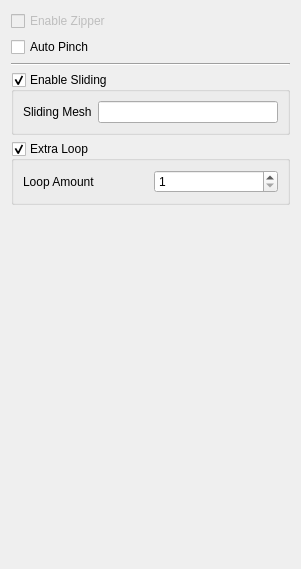
<?xml version="1.0" encoding="UTF-8"?>
<ui version="4.0">
 <class>Form</class>
 <widget class="QWidget" name="Form">
  <property name="geometry">
   <rect>
    <x>0</x>
    <y>0</y>
    <width>301</width>
    <height>569</height>
   </rect>
  </property>
  <property name="windowTitle">
   <string>Form</string>
  </property>
  <layout class="QGridLayout" name="gridLayout_5">
   <item row="0" column="0">
    <widget class="QCheckBox" name="checkBox_enable_zipper">
     <property name="enabled">
      <bool>false</bool>
     </property>
     <property name="text">
      <string>Enable Zipper</string>
     </property>
    </widget>
   </item>
   <item row="1" column="0">
    <widget class="QCheckBox" name="checkBox_auto_pinch">
     <property name="text">
      <string>Auto Pinch</string>
     </property>
    </widget>
   </item>
   <item row="2" column="0">
    <widget class="Line" name="line">
     <property name="orientation">
      <enum>Qt::Horizontal</enum>
     </property>
    </widget>
   </item>
   <item row="3" column="0">
    <widget class="QGroupBox" name="checkBox_enable_sliding">
     <property name="title">
      <string>Enable Sliding</string>
     </property>
     <property name="checkable">
      <bool>true</bool>
     </property>
     <layout class="QGridLayout" name="gridLayout_3">
      <item row="0" column="0">
       <layout class="QGridLayout" name="gridLayout">
        <item row="0" column="1">
         <widget class="QLineEdit" name="lineEdit_sliding_object"/>
        </item>
        <item row="0" column="0">
         <widget class="QLabel" name="label_2">
          <property name="text">
           <string>Sliding Mesh</string>
          </property>
         </widget>
        </item>
       </layout>
      </item>
     </layout>
    </widget>
   </item>
   <item row="4" column="0">
    <widget class="QGroupBox" name="checkBox_extra_loop">
     <property name="title">
      <string>Extra Loop</string>
     </property>
     <property name="checkable">
      <bool>true</bool>
     </property>
     <layout class="QGridLayout" name="gridLayout_4">
      <item row="0" column="0">
       <layout class="QGridLayout" name="gridLayout_2">
        <item row="0" column="0">
         <widget class="QLabel" name="label_3">
          <property name="text">
           <string>Loop Amount</string>
          </property>
         </widget>
        </item>
        <item row="0" column="1">
         <widget class="QSpinBox" name="spinBox_loop_amount">
          <property name="minimum">
           <number>1</number>
          </property>
          <property name="value">
           <number>1</number>
          </property>
         </widget>
        </item>
       </layout>
      </item>
     </layout>
    </widget>
   </item>
   <item row="5" column="0">
    <spacer name="verticalSpacer">
     <property name="orientation">
      <enum>Qt::Vertical</enum>
     </property>
     <property name="sizeHint" stdset="0">
      <size>
       <width>20</width>
       <height>40</height>
      </size>
     </property>
    </spacer>
   </item>
  </layout>
 </widget>
 <resources/>
 <connections/>
</ui>
